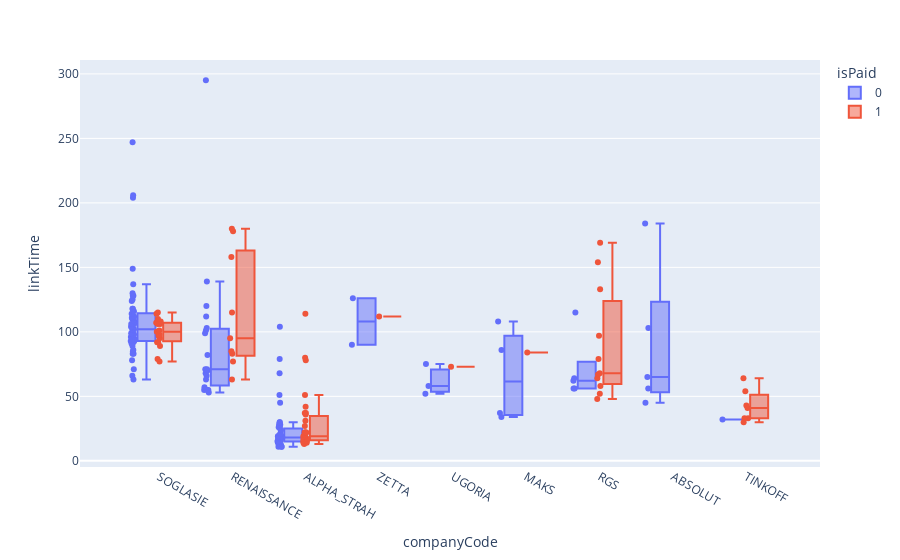

Notebook source saved alongside this figure:
### Code cell
df5=df1[['linkTime','companyCode','isPaid']]
fig = px.box(df5,x="companyCode", y="linkTime", points="all",color="isPaid")
fig.show()

### Figure 1 — Plotly figure (JSON) as saved in the notebook; plotly's stock layout.template omitted (floating-point values rounded to 4 significant figures; data arrays with more than 128 entries replaced by an {"elided": "..."} marker saying what was removed)
{"data": [{"alignmentgroup": "True", "boxpoints": "all", "hovertemplate": "isPaid=0<br>companyCode=%{x}<br>linkTime=%{y}<extra></extra>", "legendgroup": "0", "marker": {"color": "#636efa"}, "name": "0", "notched": false, "offsetgroup": "0", "orientation": "v", "showlegend": true, "type": "box", "x": {"elided": "136 str values"}, "x0": " ", "xaxis": "x", "y": {"elided": "136 int values"}, "y0": " ", "yaxis": "y"}, {"alignmentgroup": "True", "boxpoints": "all", "hovertemplate": "isPaid=1<br>companyCode=%{x}<br>linkTime=%{y}<extra></extra>", "legendgroup": "1", "marker": {"color": "#EF553B"}, "name": "1", "notched": false, "offsetgroup": "1", "orientation": "v", "showlegend": true, "type": "box", "x": ["ALPHA_STRAH", "ALPHA_STRAH", "TINKOFF", "SOGLASIE", "UGORIA", "SOGLASIE", "ALPHA_STRAH", "SOGLASIE", "SOGLASIE", "ALPHA_STRAH", "ALPHA_STRAH", "ALPHA_STRAH", "RENAISSANCE", "RENAISSANCE", "ALPHA_STRAH", "SOGLASIE", "ALPHA_STRAH", "ALPHA_STRAH", "ALPHA_STRAH", "ALPHA_STRAH", "TINKOFF", "SOGLASIE", "ALPHA_STRAH", "ALPHA_STRAH", "TINKOFF", "SOGLASIE", "SOGLASIE", "TINKOFF", "SOGLASIE", "ALPHA_STRAH", "ALPHA_STRAH", "ALPHA_STRAH", "SOGLASIE", "SOGLASIE", "ALPHA_STRAH", "ALPHA_STRAH", "ALPHA_STRAH", "SOGLASIE", "ALPHA_STRAH", "SOGLASIE", "SOGLASIE", "ALPHA_STRAH", "ALPHA_STRAH", "SOGLASIE", "SOGLASIE", "ZETTA", "ALPHA_STRAH", "SOGLASIE", "RENAISSANCE", "SOGLASIE", "ALPHA_STRAH", "SOGLASIE", "ALPHA_STRAH", "TINKOFF", "ALPHA_STRAH", "RENAISSANCE", "ALPHA_STRAH", "RGS", "TINKOFF", "ALPHA_STRAH", "RGS", "RGS", "ALPHA_STRAH", "RGS", "RENAISSANCE", "RENAISSANCE", "TINKOFF", "RGS", "RENAISSANCE", "RGS", "RGS", "RGS", "RGS", "MAKS", "RENAISSANCE", "RGS", "RENAISSANCE", "ALPHA_STRAH", "RGS", "ALPHA_STRAH"], "x0": " ", "xaxis": "x", "y": [14, 22, 54, 95, 73, 106, 37, 106, 77, 22, 19, 78, 83, 77, 114, 100, 20, 13, 51, 42, 33, 115, 15, 31, 64, 98, 79, 41, 97, 16, 22, 16, 107, 101, 14, 17, 17, 107, 17, 110, 108, 16, 15, 114, 92, 112, 16, 100, 63, 92, 19, 89, 22, 30, 19, 180, 27, 52, 33, 17, 169, 68, 37, 79, 115, 85, 43, 48, 158, 154, 133, 97, 64, 84, 178, 58, 95, 80, 67, 36], "y0": " ", "yaxis": "y"}], "layout": {"boxmode": "group", "legend": {"title": {"text": "isPaid"}, "tracegroupgap": 0}, "margin": {"t": 60}, "xaxis": {"anchor": "y", "domain": [0, 1], "title": {"text": "companyCode"}}, "yaxis": {"anchor": "x", "domain": [0, 1], "title": {"text": "linkTime"}}}}
